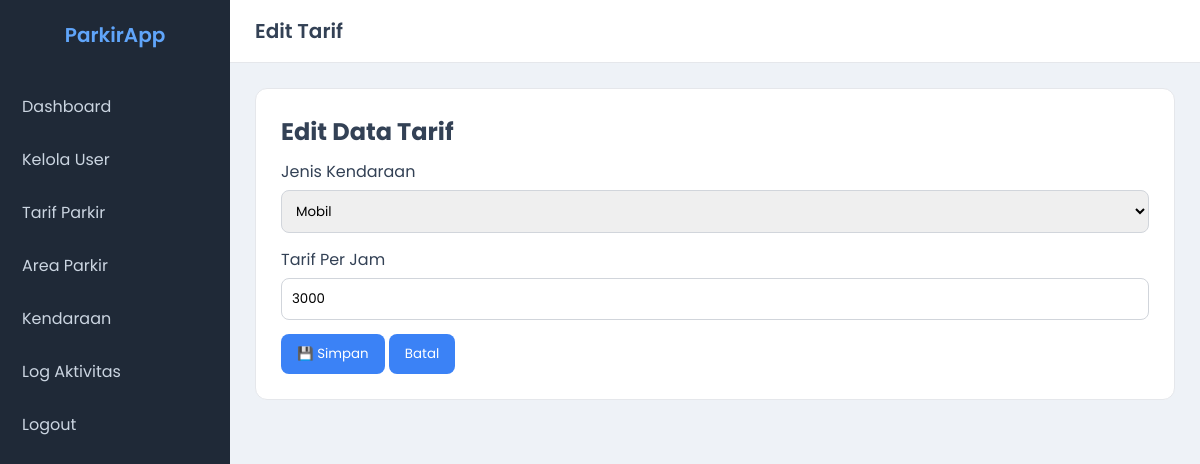
The page /controllers/c_tarif.php?aksi=edit&id=1 (signed in) on the database as committed earlier.
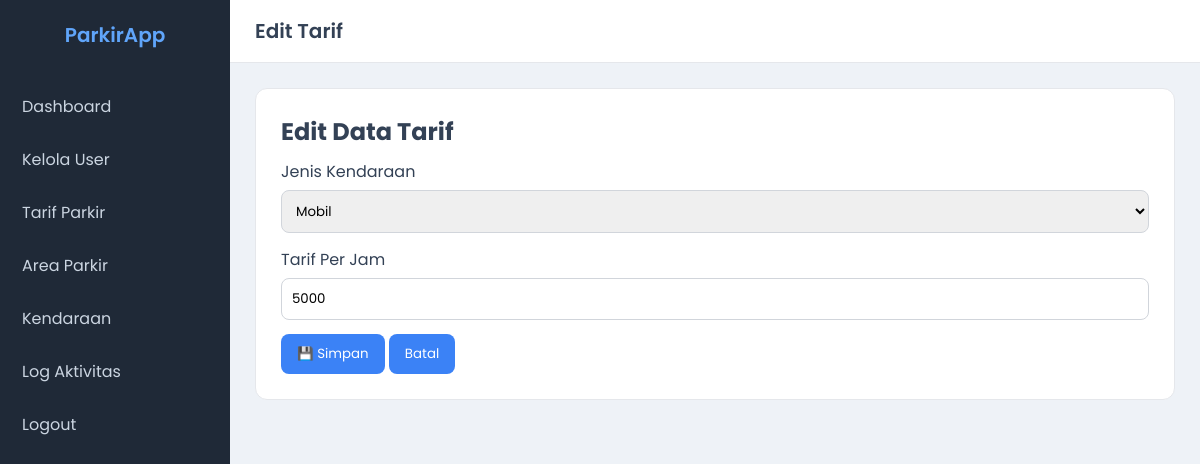
The same page on the database as committed later.
### tables this page shows
CREATE TABLE `tarif` (
  `id_tarif` int NOT NULL,
  `jenis_kendaraan` enum('motor','mobil','lainnya') NOT NULL,
  `tarif_per_jam` decimal(10,0) NOT NULL
);

### models/m_koneksi.php (called while the page is built, shortened)
<?php
class m_koneksi
{
    private $host = "localhost",
    $username = "root",
    $pass = "",
    $db = "parkir";
    function __construct()
    {
        $this->koneksi = mysqli_connect(
            $this->host,
            $this->username,
            $this->pass,
            $this->db
        );
    }
}

### models/m_tarif.php (called while the page is built, shortened)
<?php
include_once "m_koneksi.php";
class m_tarif
{
    function tampil_data_by_id($id_tarif)
    {
        $conn = new m_koneksi();
        $sql = "SELECT * FROM tarif WHERE id_tarif = $id_tarif";
        $query = mysqli_query($conn->koneksi, $sql);
        return mysqli_fetch_object($query);
    }
}
?>

### views/edit_tarif.php (the view, shortened to what this page needs)
<?php
include "../controllers/c_tarif.php";
?>
<!DOCTYPE html>
<html lang="en">
<head>
  <link rel="stylesheet" href="../asset/css/style.css">
</head>
<body>
  <div class="sidebar">
    <div class="logo">ParkirApp</div>
    <a href="dashboard_admin.php">Dashboard</a>
    <a href="tampil_data_user.php">Kelola User</a>
    <a href="tampil_data_tarif.php">Tarif Parkir</a>
    <a href="tampil_data_area.php">Area Parkir</a>
    <a href="tampil_data_kendaraan.php">Kendaraan</a>
    <a href="log_aktIvitas">Log Aktivitas</a>
    <a href="../controllers/c_logout.php">Logout</a>
  </div>
  <div class="main">
    <div class="navbar">
      <h1>Edit Tarif</h1>
    </div>
    <div class="content">
      <div class="card form-card">
        <h2>Edit Data Tarif</h2>
        <form action="../controllers/c_tarif.php?aksi=update" method="post">
          <label>Jenis Kendaraan</label>
          <select name="jenis_kendaraan" required>
            <option value="mobil" <?= $tarifs->jenis_kendaraan == 'mobil' ? 'selected' : '' ?>>Mobil</option>
          </select>
          <label for="tarif_per_jam">Tarif Per Jam</label>
          <input type="number" id="tarif_per_jam" name="tarif_per_jam" value="<?= $tarifs->tarif_per_jam ?>"
            required><br>
          <div class="button-group">
            <button type="submit" class="btn btn-save">💾 Simpan</button>
            <button type="button" class="btn btn-cancel" onclick="window.location.href='tampil_data_tarif.php'">
              Batal
            </button>
          </div>
        </form>
      </div>
    </div>
  </div>
</body>
</html>

Rows that differ between the two databases and show on the page:
changed tarif "Mobil": tarif_per_jam "3000" → "5000"
